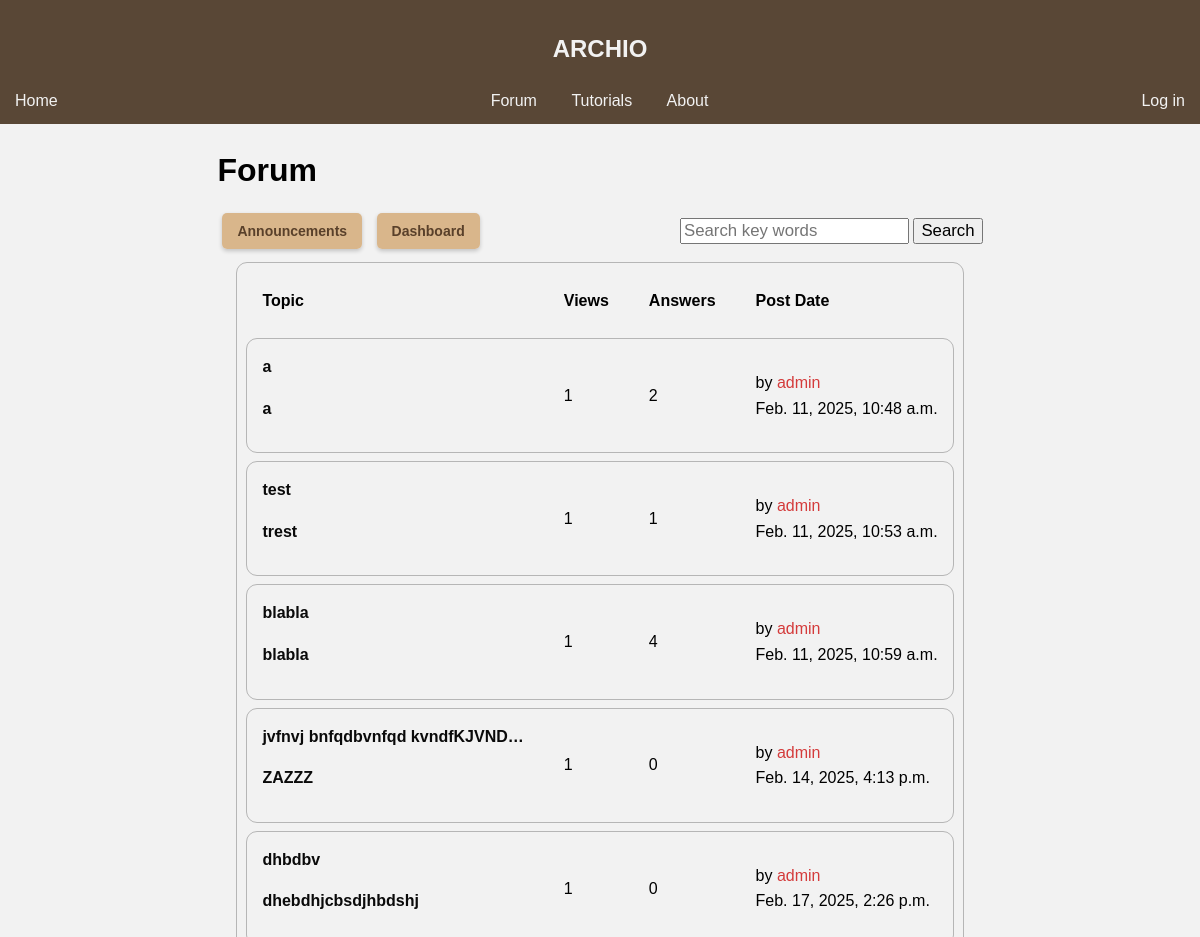
Before: /forum/ with the older database file.
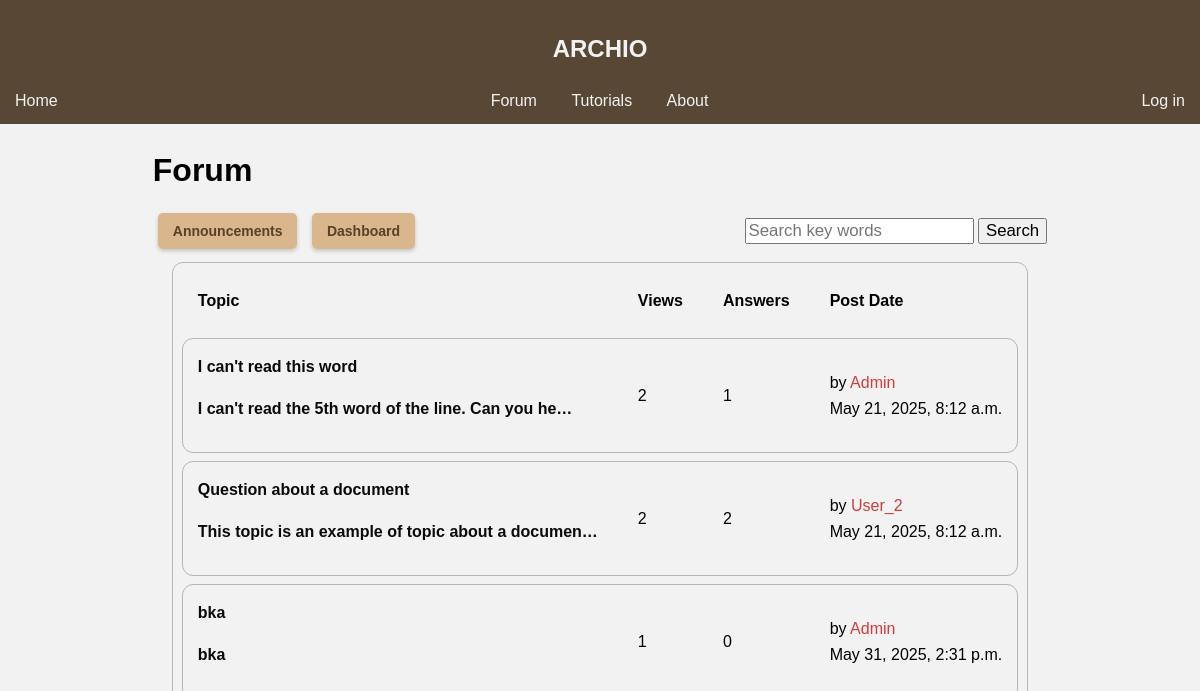
After: the same page with the newer database file.
### forum/models.py (models this page shows, shortened)
class Topic(models.Model):
    author = models.ForeignKey(User, on_delete=models.CASCADE, null=True)
    title = models.CharField(max_length=200, null=True)
    description = models.TextField(max_length=500, null=True)
    date_created = models.DateTimeField(auto_now_add=True, null=True)
    related_document = models.ForeignKey(Document, on_delete=models.CASCADE, null=True,blank=True)
    related_rectangle = models.ForeignKey(Rectangle, on_delete=models.CASCADE, null=True,blank=True)
    @property
    def answer_count(self):
        return Answer.objects.filter(user_post=self).count()
    @property
    def topic_view_count(self):
        return TopicView.objects.filter(user_post=self).count()

### authentication/models.py (models this page shows)
class User(AbstractUser):
    completed_tasks = models.IntegerField(default=0)

### forum/views.py (the view)
# urls.py: path('forum/', views.home, name='forum'),
def home(request):
    user_posts = Topic.objects.all()
    context = {'user_posts':user_posts}
    return render(request, 'forum-main.html', context)

### forum/templates/forum-main.html (shortened to what this page needs)
{% extends "base.html" %}
{% load static %}
{% block content %}
    <div style="margin: auto;text-align: justify">
        <h1>Forum</h1>
    <div>
        <a class="btn" href="{% url 'announcements' %}">Announcements</a>
        <a class="btn" href="{% url 'user-dashboard' %}">Dashboard</a>
        <form style="float: right" action="{% url 'search-result' %}">
            <input style="font-size: 1.05em;" type="text" name="q" value="" placeholder="Search key words">
            <button style="font-size: 1.05em;" type="submit">Search</button>
        </form>
    </div>
        <div style="margin:20px">
            <div>
                <table class="forum-table">
                    <thead>
                    <tr>
                        <th>Topic</th>
                        <th>Views</th>
                        <th>Answers</th>
                        <th>Post Date</th>
                    </tr>
                    </thead>
                    <tbody>
                    {% for post in user_posts %}
                        <tr style="outline: thin solid #b6b6b6; border-radius: 10px;border-spacing: 30px;">
                            <th>
                            <a href="{% url 'topic-detail' post.id %}" style="text-decoration: none;color: #0a0a0a">
                                {{ post.title|truncatechars:30 }}
                                <p>{{ post.description|truncatechars:50 }}</p>
                                </a>
                            </th>
                            <td>{{ post.topic_view_count }}</td>
                            <td>{{ post.answer_count }}</td>
                            <td>
                                <div>
                                    <p>by <span style="color:rgb(212, 59, 59);">{{ post.author }}</span>
                                        <br><span>{{ post.date_created }}</span>
                                    </p>
                                </div>
                            </td>
                        </tr>
                    {% endfor %}
                    </tbody>
                </table>
            </div>
        </div>
    </div>
{% endblock content %}

### templates/base.html (shortened to what this page needs)
{% load static %}
<!DOCTYPE html>
<html lang="fr">
<head>
    <link rel="stylesheet" href="https://cdnjs.cloudflare.com/ajax/libs/font-awesome/4.7.0/css/font-awesome.min.css">
    <link rel="stylesheet" href="{% static 'crowdsourcing/styles.css' %}" />
</head>
<body>
{% include "header.html" %}
<div id="main">
    {% block content %}{% endblock %}
</div>
</body>
</html>

### templates/header.html (shortened to what this page needs)
{% block content %}
    <header>
        <h2>ARCHIO</h2>
        <nav>
            <a style="float:left" href="/">Home</a>
            <a href={% url 'forum' %}>Forum</a>
            <a href={% url 'help' %}>Tutorials</a>
            <a href={% url 'about' %}>About</a>
            {%if not user.is_authenticated %}
                <a style="float: right" href="{% url 'login' %}">Log in</a>
            {% endif %}
        </nav>
    </header>
{% endblock %}

### static/crowdsourcing/styles.css (style rules this page uses)
body { font-family: Arial, sans-serif; background-color: #F2F2F2; line-height: 1.6; margin: 0; padding: 0; }
header { background-color: #594736; color: #F2F2F2; padding: 10px 0; text-align: center; }
nav a { color: #F2F2F2; margin: 0 15px; text-decoration: none; }
#main { width: 100%; display: flex; }
.forum-table { width:100%; outline: thin solid #b6b6b6; border-radius: 10px;border-spacing: 10px; }
td, th { padding: 15px }
.btn { background-color: #D9B68B; color: #59402A; padding: 10px 15px; border: none; border-radius: 5px; text-decoration: none; font-size: 14px; font-weight: bold; box-shadow: 0 2px 4px rgba(0, 0, 0, 0.2); transition: background-color 0.3s ease; margin: 5px; }

Changed rows visible on the page:
removed Topic: title "a", description "a", topic_view_count "1", answer_count "2", author "admin", date_created "Feb. 11, 2025, 10:48 a.m."
removed Topic: title "test", description "trest", topic_view_count "1", answer_count "1", author "admin", date_created "Feb. 11, 2025, 10:53 a.m."
removed Topic: title "blabla", description "blabla", topic_view_count "1", answer_count "4", author "admin", date_created "Feb. 11, 2025, 10:59 a.m."
removed Topic: title "jvfnvj bnfqdbvnfqd kvndfKJVND…", description "ZAZZZ", topic_view_count "1", answer_count "0", author "admin", date_created "Feb. 14, 2025, 4:13 p.m."
removed Topic: title "dhbdbv", description "dhebdhjcbsdjhbdshj", topic_view_count "1", answer_count "0", author "admin", date_created "Feb. 17, 2025, 2:26 p.m."
added Topic: title "I can't read this word", description "I can't read the 5th word of the line. Can you he…", topic_view_count "2", answer_count "1", author "Admin", date_created "May 21, 2025, 8:12 a.m."
added Topic: title "Question about a document", description "This topic is an example of topic about a documen…", topic_view_count "2", answer_count "2", author "User_2", date_created "May 21, 2025, 8:12 a.m."
added Topic: title "bka", description "bka", topic_view_count "1", answer_count "0", author "Admin", date_created "May 31, 2025, 2:31 p.m."
